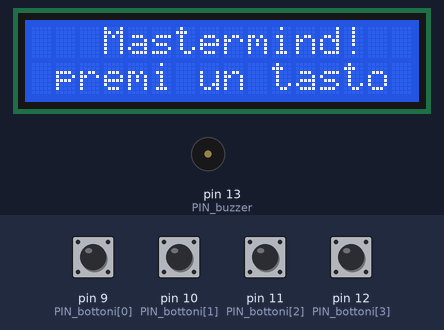
A sketch run on a simulated Arduino Uno, built with avr-gcc and run on an emulated ATmega328P. Parts: 16×2 character LCD, buzzer (waves = sounding). Inputs (shaded band) come from the test bench; at power-on: pin 9 (PIN_bottoni[0]), pin 10 (PIN_bottoni[1]), pin 11 (PIN_bottoni[2]), pin 12 (PIN_bottoni[3]) HIGH. Random numbers use the default seed unless the sketch sets one.

Above: at 2.2 s.
2.3 s: pin 9 (PIN_bottoni[0]) pulled LOW for 0.15 s
At 5.0 s:
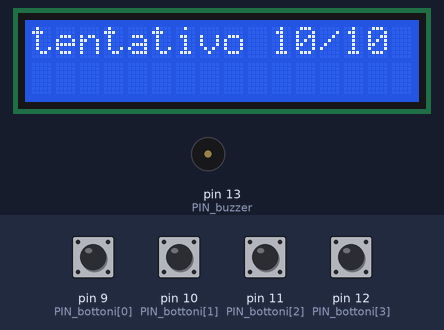
5.4 s: pin 10 (PIN_bottoni[1]) pulled LOW for 0.15 s
At 5.8 s:
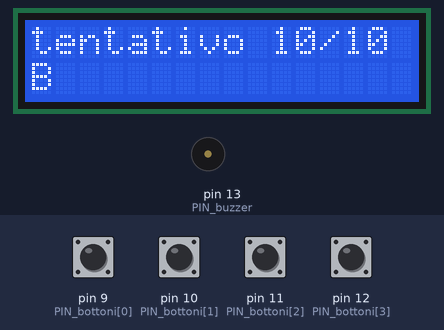
7.0 s: pin 11 (PIN_bottoni[2]) pulled LOW for 0.15 s
At 7.8 s:
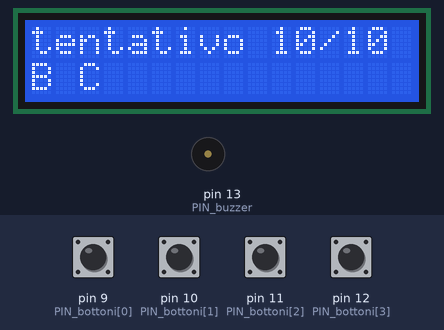
8.6 s: pin 12 (PIN_bottoni[3]) pulled LOW for 0.15 s
At 9.8 s:
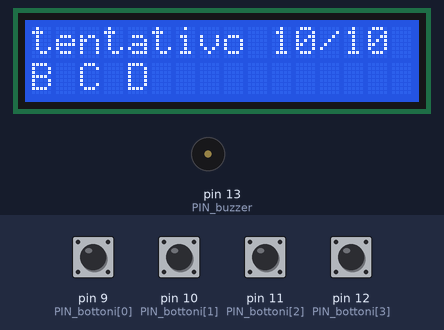
10.2 s: pin 9 (PIN_bottoni[0]) pulled LOW for 1 s
At 10.9 s:
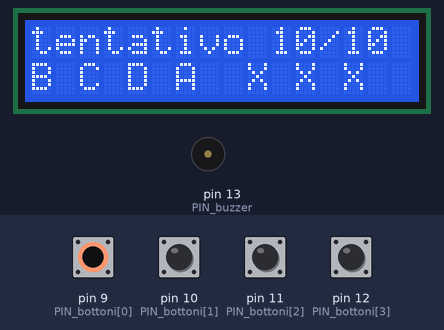
12.7 s: pin 10 (PIN_bottoni[1]) pulled LOW for 1 s
At 13.8 s:
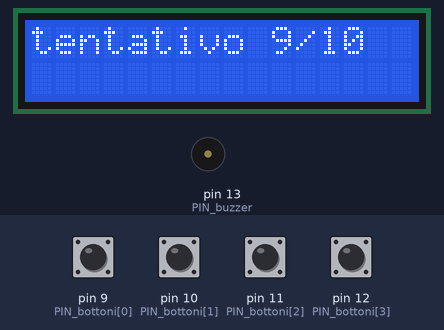
Timing chart, 0 to 15.7 s (numbered marks = the images above; inputs shaded):
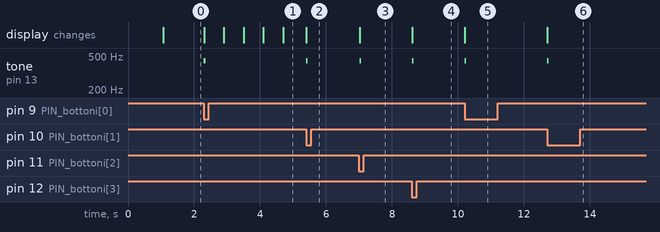

Measured:
- after the input at 2.3 s, tone on pin 13 (PIN_buzzer): silent → 440 Hz at once, → silent 0.05 s later; the display: first changes at once (image 1 shows a later state)
- after the input at 5.4 s, tone on pin 13 (PIN_buzzer): silent → 440 Hz at once, → silent 0.05 s later; the display: changes at once (image 2)
- after the input at 7.0 s, tone on pin 13 (PIN_buzzer): silent → 440 Hz at once, → silent 0.05 s later; the display: changes at once (image 3)
- after the input at 8.6 s, tone on pin 13 (PIN_buzzer): silent → 440 Hz at once, → silent 0.05 s later; the display: changes at once (image 4)
- after the input at 10.2 s, tone on pin 13 (PIN_buzzer): silent → 440 Hz at once, → silent 0.05 s later; the display: changes at once (image 5)
- after the input at 12.7 s, tone on pin 13 (PIN_buzzer): silent → 440 Hz at once, → silent 0.05 s later; the display: changes at once (image 6)

The sketch:

MasterMind-PCB.ino
```cpp
// simboli per combinazione
#define NUM_SIMBOLI 4
// numero di caratteri per combinazione
#define NUM_CARATTERI 4
// tentativi totali (difficoltà)
#define TOT_TENTATIVI 10

/* INPUT OUTPUT */

/* DISPLAY */
#include <LiquidCrystal.h>
// Dimensioni del display
#define ROW 2
#define COL 16
// Inizializzazione display
// RS ENABLE D4~D7
LiquidCrystal lcd(7, 6, 5, 4, 3, 2);

/* BOTTONI */
const byte PIN_bottoni[NUM_SIMBOLI] = {9, 10, 11, 12};

/* EFFETTI SONORI */
const byte PIN_buzzer = 13;
#define VINTO 1
#define PERSO 2
#define BIP 3

void setup() {
  for (short a = 0; a < NUM_SIMBOLI; a++)
    pinMode(PIN_bottoni[a], INPUT_PULLUP);

  lcd.begin(COL, ROW);

  lcd.print("   Mastermind!  ");
  lcd.setCursor(0, 1);
  lcd.print(" by GLGPRograms");

  randomSeed(analogRead(A0));

  delay(1000);
  lcd.setCursor(0, 1);
  lcd.print(" premi un tasto ");

  // Premi un tasto per iniziare
}

void loop() {
  byte sequenza[NUM_CARATTERI], sequenza_ins[NUM_CARATTERI];

  while ( leggiBottone() == 255);

  // Genera combinazione
  lcd.clear();
  lcd.print("  sto pensando  ");

  lcd.setCursor(4, 1);

  for (int c = 0; c < NUM_CARATTERI; c++) {
    sequenza[c] = random(NUM_SIMBOLI);
    lcd.print(". ");
    delay(600);
  }

  for (byte tentativi = TOT_TENTATIVI; tentativi > 0; tentativi--) {
    lcd.clear();
    lcd.print("tentativo ");
    lcd.print(tentativi);
    lcd.print("/");
    lcd.print(TOT_TENTATIVI);
    lcd.setCursor(0, 1);

    for (byte c = 0; c < NUM_CARATTERI; c++) {

      // Lettura carattere inserito
      do {
        sequenza_ins[c] = leggiBottone();
      }
      while ( sequenza_ins[c] == 255);

      // Stampa su LCD il carattere
      lcd.print(assegna_carattere(sequenza_ins[c]));
      lcd.print(" ");
    }

    lcd.print(" ");

    if ( comparaSequenza(sequenza_ins, sequenza) == true) {
      // Hai vinto
      lcd.setCursor(0, 0);
      lcd.print("  Hai vinto!!!  ");
      riproduciEffetto(VINTO);
      delay(2000);
      lcd.setCursor(0, 1);
      lcd.print(" premi un tasto ");
      break;
    }
    else if (tentativi == 1) {
      lcd.clear();
      lcd.print("  Hai perso!!!  ");
      lcd.setCursor(0, 1);
      lcd.print("  Era ");
      for(byte c = 0; c < NUM_CARATTERI; c++) {
        lcd.print(assegna_carattere(sequenza[c]));
      }

      riproduciEffetto(PERSO);
      delay(2000);
      lcd.setCursor(0, 1);
      lcd.print(" premi un tasto ");
      break;
    }
    else
      while ( leggiBottone() == 255);

  }

}

byte leggiBottone() {
  byte letturaAttuale = 0x00;
  static byte letturaPrecedente;

  delay(30); // Pausa debouncing

  for (byte l = 0; l < NUM_SIMBOLI; l++) {
    // PULL-UP, letture invertite!
    letturaAttuale |= (!digitalRead(PIN_bottoni[l]) << l);
  }

  for (byte l = 0; l < NUM_SIMBOLI; l++) {
    if ( (letturaAttuale & _BV(l)) && (~letturaPrecedente & _BV(l)) ) {
      letturaPrecedente = letturaAttuale;
      riproduciEffetto(BIP);
      return l;
    }
  }

  letturaPrecedente = letturaAttuale;
  return 255;
}

bool comparaSequenza(byte *sequenza_ins, byte *sequenza) {
  byte corrispondenza = 0x00;
  byte elementi = 0;

  // Elementi giusti al posto giusto
  for (byte c = 0; c < NUM_CARATTERI; c++) {
    if (sequenza_ins[c] == sequenza[c]) {
      elementi++;
      lcd.print("O ");
      corrispondenza |= _BV(c);
    }
  }

  if (elementi == NUM_CARATTERI)
    return true;

  // Elementi giusti al posto sbagliato
  for (byte m = 0; m < NUM_CARATTERI; m++) {

    if (sequenza[m] == sequenza_ins[m])
      continue;

    for (byte n = 0; n < NUM_CARATTERI; n++) {
      // Se è già stato controllato, salta
      if (corrispondenza & _BV(n))  continue;
      else if (sequenza_ins[m] == sequenza[n]) {
        elementi++;
        lcd.print("X ");
        corrispondenza |= _BV(n);
        break;
      }
    }
  }

  return false;
}

void riproduciEffetto(byte effetto){
  switch (effetto) {
    case BIP:
    tone(PIN_buzzer, 440, 50);
    break;

    /*
    // Al momento nessun altro effetto sonoro
    case VINTO:

    break;

    case PERSO:

    break;
    */
  }
}

char assegna_carattere(byte premuto)
{
  return (65 + premuto);
}
```
